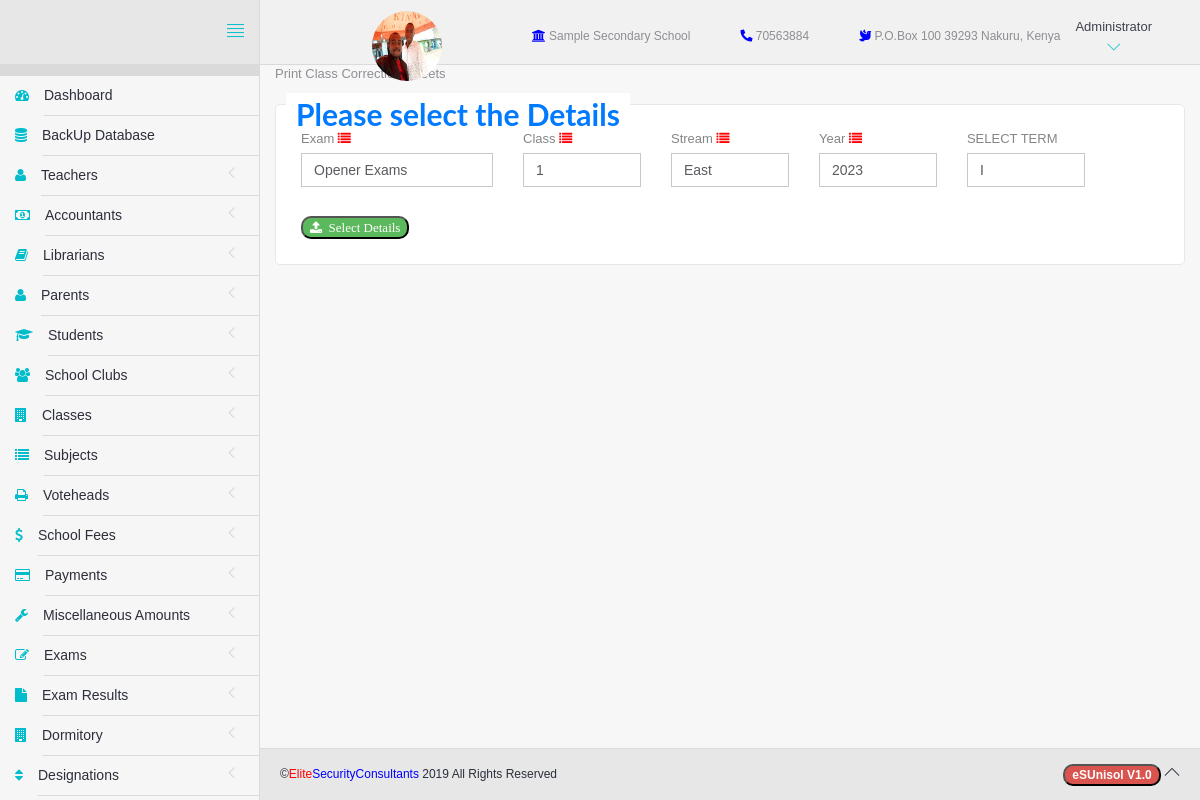
The app's page /classMarksheet.php (signed in) with its own data.
### tables this page shows
CREATE TABLE `settings` (
  `id` int(11) NOT NULL,
  `sName` varchar(100) NOT NULL,
  `Image` varchar(100) NOT NULL DEFAULT '0',
  `Phone` int(15) NOT NULL,
  `pBox` int(11) NOT NULL,
  `pCode` int(11) NOT NULL,
  `pCity` varchar(25) NOT NULL,
  `bName` varchar(30) NOT NULL DEFAULT '-',
  `aNumber` varchar(20) NOT NULL DEFAULT '-',
  `sReceipt` varchar(20) NOT NULL,
  `dWatermark` int(11) NOT NULL DEFAULT '0'
);

### Database.php (called while the page is built, shortened)
<?php
class Database{
  private $host=DB_HOST;
  private $user=DB_USER;
  private $password=DB_PASSWORD;
  private $database=DB_NAME;
  private $connection;
  private $stmt;
  public function __construct(){
    $dsn='mysql:host=' .$this->host . ';dbname=' . $this->database;
    $options=array(
      PDO::ATTR_PERSISTENT => true,
      PDO::ATTR_ERRMODE =>PDO::ERRMODE_EXCEPTION
    );
    try{
      $this->connection=new PDO($dsn, $this->user, $this->password,$options);
    }catch(PDOException $e){
      $this->error=$e->getMessage().PHP_EOL;
    }
  }
  public function query($sql){
    $this->stmt= $this->connection->prepare($sql);
  }
  public function execute(){
    return $this->stmt->execute();
  }
  public function resultSet(){
    $this->execute();
    return $this->stmt->fetchAll(PDO::FETCH_OBJ);
  }
  public function bind($param,$value,$type=null){
    if(is_null($type)){
      switch(true){
        case is_int($value):
          $type=PDO::PARAM_INT;
          break;
      }
    }
  $this->stmt->bindValue($param,$value,$type);
}
public function displayTable($table){
  $this->query("SELECT * FROM ".$table." ORDER BY id ASC");
  $results=$this->resultSet();
  return $results;
}
public function displayApproved($table){
  $this->query("SELECT * FROM ".$table." WHERE status=:STAT");
  $this->bind(':STAT',1);
  $results=$this->resultSet();
  return $results;
}
}

### classMarksheet.php (the view, shortened to what this page needs)
<?php
require_once('Database.php');
if(isset($_SESSION['role'])){
	include('head.php');
?>
	<body>
		<div id="app">
<?php
if($_SESSION['role']=="Administrator"){
	include('include/sidebar.php');
}else if($_SESSION['role']=="teacher"){
	include('include/tsidebar.php');
}else if($_SESSION['role']=="Accountant"){
	include('include/asidebar.php');
}else{
	echo "";
}
?>
			<div class="app-content">
						<?php include('include/header.php');?>
				<div class="main-content" >
					<div class="wrap-content container" id="container">
            Print Class Correction Sheets
						<form method="POST" action="classMarksheet.php">
							<fieldset>
								<legend style="border:0px;font-size:30px;"><strong>Please select the Details</strong></legend>
								<div class="row">
									<div class="col-sm-3">
										<label for="Subject" class="label-control">Exam</label>&nbsp;<i class="fa fa-list" style="color:red"></i>
										<select name="exam" class="form-control">
											<?php $database=new Database();
											$results=$database->displayApproved('examinations');
											foreach ($results as $key) {
											?>
											<option><?php echo $key->examTitle;?></option>
										<?php }?>
										</select>
									</div>
									<div class="col-sm-2">
										<label for="Subject" class="label-control">Class</label>&nbsp;<i class="fa fa-list" style="color:red"></i>
										<select name="class" class="form-control">
											<?php $database=new Database();
											$results=$database->displayApproved('classes');
											foreach ($results as $key) {
											?>
											<option><?php echo $key->form;?></option>
										<?php }?>
										</select>
									</div>
									<div class="col-sm-2">
										<label for="Subject" class="label-control">Stream</label>&nbsp;<i class="fa fa-list" style="color:red"></i>
										<select name="stream" class="form-control">
											<?php $database=new Database();
											$results=$database->displayApproved('stream');
											foreach ($results as $key) {
											?>
											<option><?php echo $key->streamName;?></option>
										<?php }?>
										</select>
									</div>
									<div class="col-sm-2">
										<label for="Subject" class="label-control">Year</label>&nbsp;<i class="fa fa-list" style="color:red"></i>
										<select name="year" class="form-control">
											<option><?php echo "2023"?></option>
										</select>
									</div>
									<div class="col-sm-2">
										<label for="term" class="label-control">SELECT TERM</label>
										<select name="term" class="form-control">
											<option><?php echo " I";?></option>
										</select>
									</div>
									<div class="col-sm-3">
										<br>
										<button class="badge badge-success fa fa-upload" style="margin-top:10px;" name="sub">&nbsp;&nbsp;Select Details</button>
									</div>
								</div>
							</fieldset>
						</form>
						<?php if($_SESSION['exam']==""){
						} ?></div>
				</div>
			</div>
	<?php include('include/footer.php');?>
		</div>
	</body>
</html>
<?php }else{
	header("location: index.php");
}

### include/header.php (shortened to what this page needs)
<!DOCTYPE html>
<head>
</head>
<header class="navbar navbar-default navbar-static-top" style="font-size:12px">
					<div class="navbar-header">
						<a href="#" class="sidebar-toggler pull-right visible-md visible-lg" data-toggle-class="app-sidebar-closed" data-toggle-target="#app">
							<i class="ti-align-justify"></i>
						</a>
					</div>
					<div class="navbar-collapse collapse">
						<ul class="nav navbar-right">
							<?php
							$database=new Database();
							$results=$database->displayTable('settings');
							foreach ($results as $key) {
							?><li>
				     	<h6 style="color:red;line-height:50px;padding-right:90px"><img src="<?php echo "assets/images/".$key->Image;?>" width="70px" height="70px" style="border-radius:35px;float:left"></h6>
							</li>
							<li>
									<span style="line-height:70px;padding-left:00px;"><i class="fa fa-university" style="color:blue"></i>&nbsp;<?php echo $key->sName;?></span>
							</li>
							<li>
									<span style="line-height:70px;padding-left:50px;"><i class="fas fa-phone-alt" style="color:blue"></i>&nbsp;<?php echo $key->Phone;?></span>
							</li>
							<li>
									<span style="line-height:70px;padding-left:50px;"><i class="fas fa-dove" style="color:blue"></i>&nbsp;<?php echo "P.O.Box ".$key->pBox." ".$key->pCode." ".$key->pCity.", Kenya";?></span>
							</li>
								<?php } ?>
							<li class="dropdown current-user" style="padding-left:0px;line-height:70px">
								<a href class="dropdown-toggle" data-toggle="dropdown">
									<?php
									echo $_SESSION['role'];?>
									<i class="ti-angle-down"></i></i></span>
								</a>
							</li>
						</ul>
					</div>
				</header>

### assets/css/themes/theme-4.css (style rules this page uses)
body { background: -o-linear-gradient(blue,red) }
header .navbar-header { background: #E7E7E7 !important; border-right-color: #DADADA !important; border-bottom-color: #DADADA !important; }
header .navbar-header .sidebar-toggler, header .navbar-header .sidebar-mobile-toggler { color: #00BDCC !important; }
header .navbar-collapse { background: #F1F1F1 !important; border-bottom-color: #DADADA !important; box-shadow: none !important; }
header .navbar-collapse .navbar-right > li > a { color: #2c2f3b; }
header .navbar-collapse .navbar-right > li > a i { color: #00BDCC !important; }

### records on screen
settings: Image (picture), sName "Sample Secondary School", Phone "70563884", pBox "100", pCode "39293", pCity "Nakuru"

### other values on screen
$_SESSION['role'] "Administrator"
form field exam "Opener Exams"
form field class "1"
form field stream "East"
